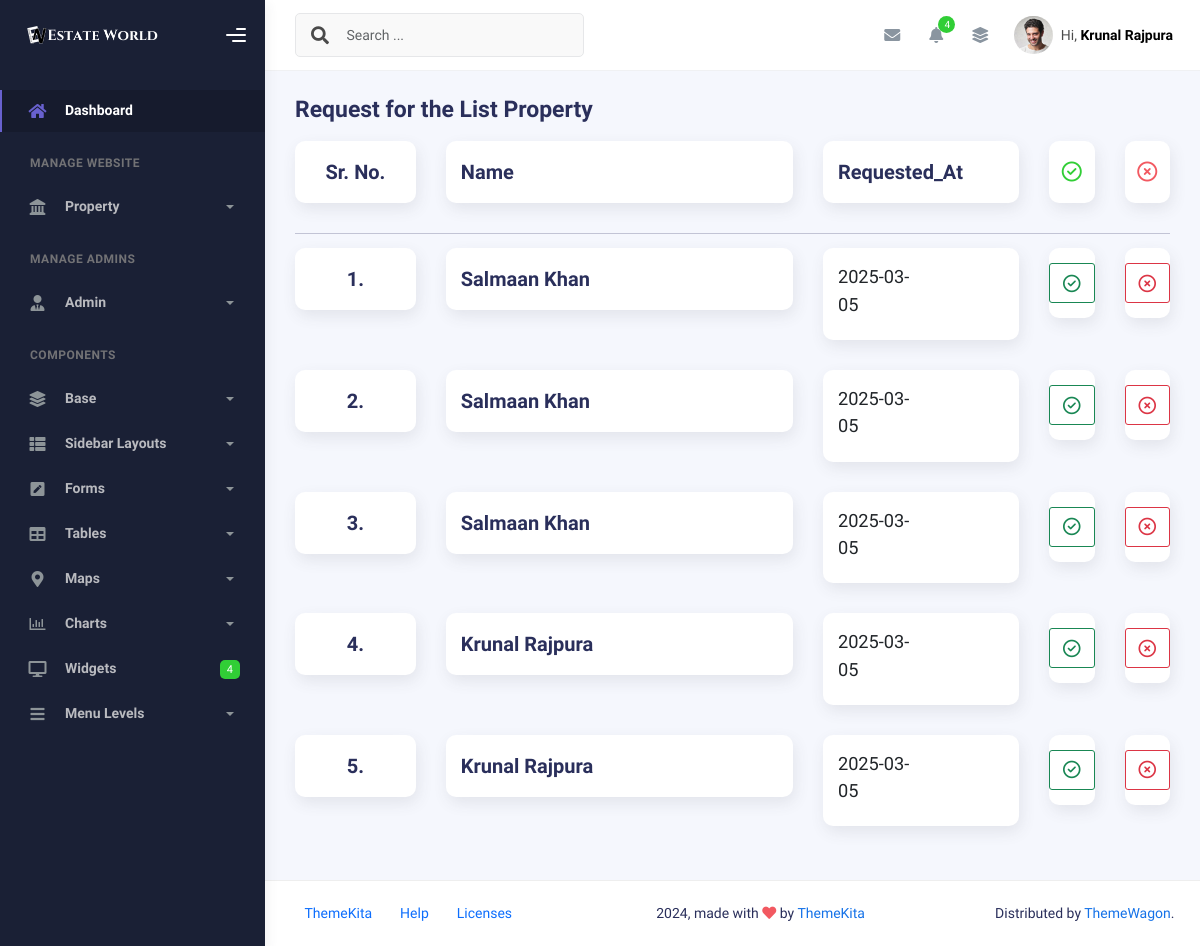
The app's page /admin-panel/main-php/prop_request.php (signed in), older data.
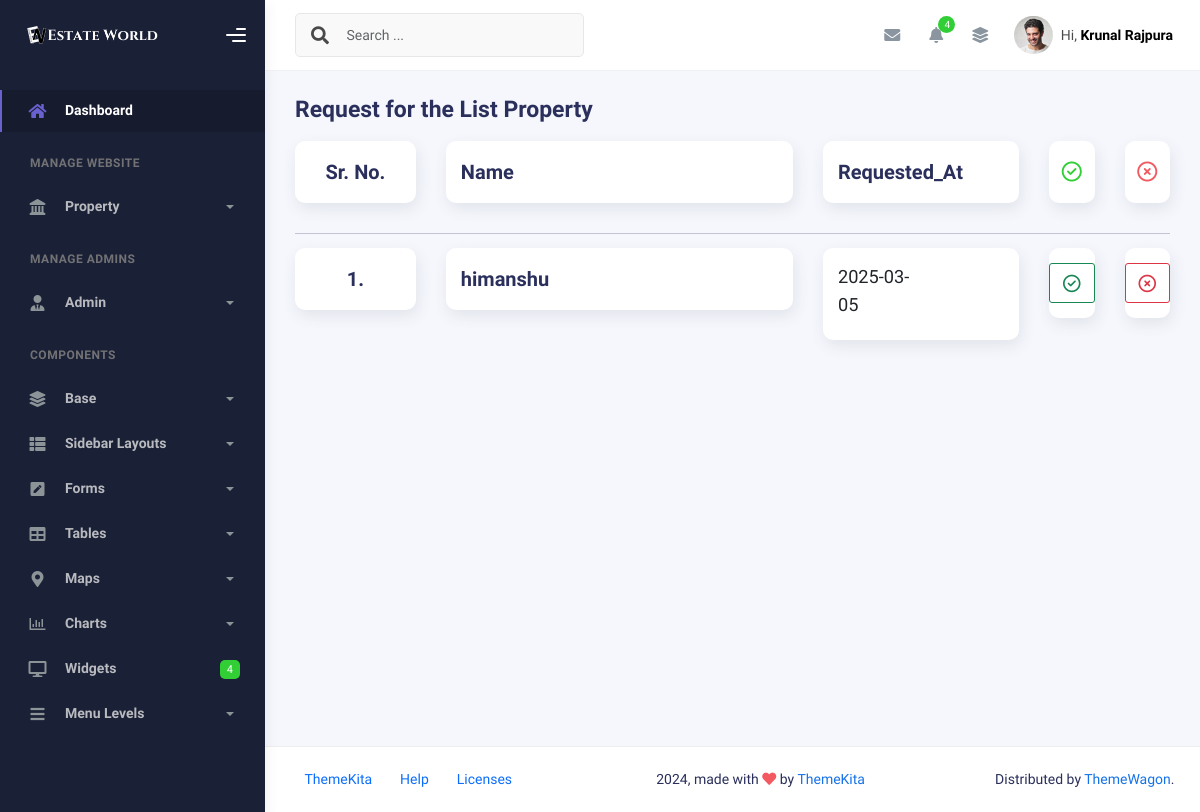
The same page, newer data.
### tables this page shows
CREATE TABLE `alogin` (
  `a_id` int(11) NOT NULL,
  `a_name` varchar(255) NOT NULL,
  `a_email` varchar(255) NOT NULL,
  `a_number` varchar(20) DEFAULT NULL,
  `a_pass` varchar(255) NOT NULL,
  `created_at` timestamp NOT NULL DEFAULT current_timestamp(),
  `updated_at` timestamp NOT NULL DEFAULT current_timestamp() ON UPDATE current_timestamp()
);

CREATE TABLE `tbl_property_listing` (
  `p_id` int(11) NOT NULL,
  `c_id` int(11) DEFAULT NULL,
  `listingFor` varchar(20) NOT NULL,
  `propertyType` varchar(20) NOT NULL,
  `address` varchar(255) NOT NULL,
  `size` int(11) NOT NULL,
  `bedrooms` int(11) NOT NULL,
  `bathrooms` int(11) NOT NULL,
  `yearBuilt` int(11) NOT NULL,
  `furnishing` varchar(20) NOT NULL,
  `availableFrom` date NOT NULL,
  `price` decimal(10,2) NOT NULL,
  `additionalCosts` varchar(255) DEFAULT NULL,
  `interiorFeatures` text DEFAULT NULL,
  `exteriorFeatures` text DEFAULT NULL,
  `specialFeatures` text DEFAULT NULL,
  `nearbyAmenities` text DEFAULT NULL,
  `accessibility` text DEFAULT NULL,
  `description` text NOT NULL,
  `contactName` varchar(255) NOT NULL,
  `contactNumber` varchar(20) NOT NULL,
  `contactEmail` varchar(255) NOT NULL,
  `req_status` varchar(20) DEFAULT 'pending',
  `createdAt` timestamp NOT NULL DEFAULT current_timestamp(),
  `updatedAt` timestamp NOT NULL DEFAULT current_timestamp() ON UPDATE current_timestamp()
);

### function/function.php (called while the page is built, shortened)
<?php
function fetchData($conn, $tableName, $columns = '*', $where = '', $values = [])
{
    $sql = "SELECT $columns FROM $tableName";
    if ($where != '') {
        $sql .= " WHERE $where";
    }
    $stmt = $conn->prepare($sql);
    if (!empty($values)) {
        $types = '';
        foreach ($values as $value) {
            if (is_int($value)) {
                $types .= 'i';
            } elseif (is_float($value)) {
                $types .= 'd';
            } elseif (is_string($value)) {
                $types .= 's';
            } else {
                $types .= 'b';
            }
        }
        $stmt->bind_param($types, ...$values);
    }
    if ($stmt->execute()) {
        $result = $stmt->get_result();
        $data = [];
        while ($row = $result->fetch_assoc()) {
            $data[] = $row;
        }
    } else {
        die("Execute failed: " . $stmt->error);
    }
    return $data;
}
?>

### admin-panel/main-php/prop_request.php (the view, shortened to what the changed rows need)
<?php include '../../globalvar/globalvariable.php'; ?>
<?php include  $connToPan . 'config.php'; ?>
<?php include  $mphpToInc . 'header.php'; ?>
<?php include  $mphpToInc . 'sidebar.php'; ?>
<?php include  $funToPan . 'function.php'; ?>
<?php include  $mphpToInc . 'navbar.php'; ?>
<?php
$fetchData = $conn->prepare("SELECT tbl_property_listing.createdAt, login.c_name, tbl_property_listing.p_id, login.c_id
                            FROM tbl_property_listing
                            JOIN login ON tbl_property_listing.c_id = login.c_id WHERE tbl_property_listing.req_status = 'pending' ");
$fetchData->execute();
$fetchData->bind_result($createdAt, $c_name, $p_id, $c_id);
if (true) {
?>
    <div class="container">
        <div class="page-inner">
            <?php
            $date = new DateTime($createdAt);
            $count = 1;
            while ($fetchData->fetch()) {
            ?>
                <div class="row">
                    <div class="col-sm-6 col-md-2">
                        <div class="card card-stats card-round">
                            <div class="card-body">
                                <div class="row">
                                    <div class="numbers d-flex justify-content-center">
                                        <h4 class="card-title"><?php echo $count; ?>.</h4>
                                    </div>
                                </div>
                            </div>
                        </div>
                    </div>
                    <div class="col-sm-6 col-md-5">
                        <div class="card card-stats card-round">
                            <div class="card-body">
                                <div class="row">
                                    <div class="col-7 col-stats">
                                        <div class="numbers">
                                            <a href="prop_details.php?p_id=<?php echo $p_id; ?>&c_id=<?php echo $c_id; ?>" title="View Details" class="card-title"><?php echo $c_name; ?></a>
                                        </div>
                                    </div>
                                </div>
                            </div>
                        </div>
                    </div>
                    <div class="col-sm-6 col-md-3">
                        <div class="card card-stats card-round">
                            <div class="card-body">
                                <div class="row">
                                    <div class="col-7 col-stats">
                                        <div class="numbers">
                                            <h5 class=""><?php echo $date->format('Y-m-d'); ?></h5>
                                        </div>
                                    </div>
                                </div>
                            </div>
                        </div>
                    </div>
                    <div class="col-sm-6 col-md-1">
                        <div class="card card-stats card-round">
                            <div class="card-body">
                                <div class="row">
                                    <div class="d-flex justify-content-center">
                                        <button title="Accept" class="btn btn-outline-success btn-sm" data-toggle="modal" data-target="#acceptModalNo<?php echo $p_id; ?>"><i class="fa-regular fa-circle-check fs-5 mt-1"></i></button>
                                    </div>
                                </div>
                            </div>
                        </div>
                    </div>
                    <div class="col-sm-6 col-md-1">
                        <div class="card card-stats card-round">
                            <div class="card-body">
                                <div class="row">
                                    <div class="d-flex justify-content-center">
                                        <button title="Reject" class="btn btn-outline-danger btn-sm" data-toggle="modal" data-target="#rejectModalNo<?php echo $p_id; ?>"><i class="fa-regular fa-circle-xmark fs-5 mt-1"></i></button>
                                    </div>
                                </div>
                            </div>
                        </div>
                    </div>
                </div>
            <?php
                $count++;
            }
            ?>
        </div>
    </div>
<?php } ?>
<?php include  $mphpToInc . 'footer.php'; ?>
<?php include  $mphpToInc . 'endlinks.php'; ?>

### admin-panel/includes/navbar.php (shortened to what the changed rows need)
<div class="main-panel">
  <div class="main-header">
    <nav class="navbar navbar-header navbar-header-transparent navbar-expand-lg border-bottom">
      <div class="container-fluid">
        <ul class="navbar-nav topbar-nav ms-md-auto align-items-center">
          <li class="nav-item topbar-user dropdown hidden-caret">
            <a class="dropdown-toggle profile-pic" data-bs-toggle="dropdown" href="#" aria-expanded="false">
              <span class="profile-username">
                <span class="op-7">Hi,</span>
                <?php
                $where = 'a_email = ?';
                $values = [$_SESSION['aemail']];
                $data = fetchData($conn, 'alogin', '*', $where, $values);
                foreach ($data as $row) {
                ?>
                  <span class="fw-bold"><?php echo $row['a_name']; ?></span>
                <?php } ?>
              </span>
            </a>
          </li>
        </ul>
      </div>
    </nav>
  </div>

Row changes from the older to the newer data that the page shows:
removed tbl_property_listing: c.c_name "Salmaan Khan"
removed tbl_property_listing: c.c_name "Salmaan Khan"
removed tbl_property_listing: c.c_name "Salmaan Khan"
removed tbl_property_listing: c.c_name "Krunal Rajpura"
removed tbl_property_listing: c.c_name "Krunal Rajpura"
added tbl_property_listing: c.c_name "himanshu"
